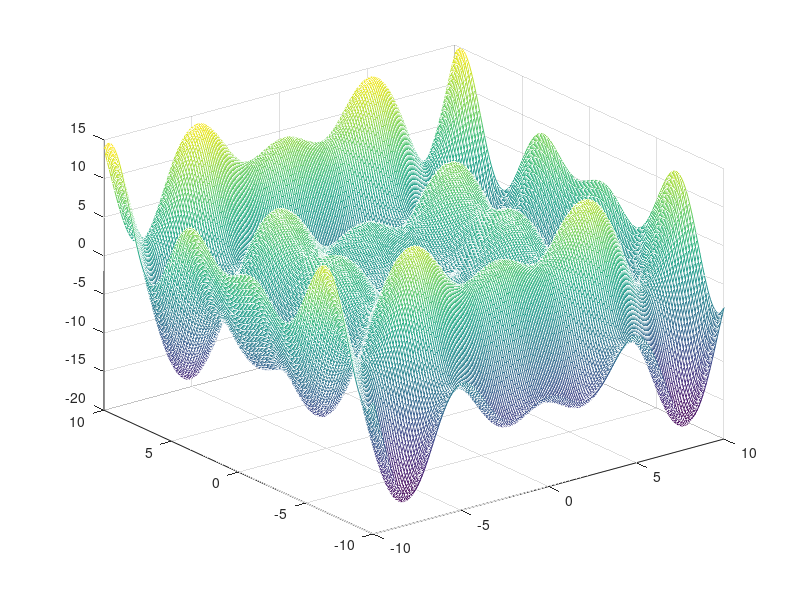

Here is the MATLAB script that generated this plot:
[x,y] = meshgrid(-10:.1:10,-10:.1:10);
a = 3;
z = a.*sin(sqrt(x.^2+y.^2))./sqrt(x.^2+y.^2);
plot3(x,y,z);
mesh(x,y,z);
%%

[x,y] = meshgrid(-10:.1:10,-10:.1:10);
z = -x.*sin(x)-y.*cos(y);
plot3(x,y,z);
mesh(x,y,z);